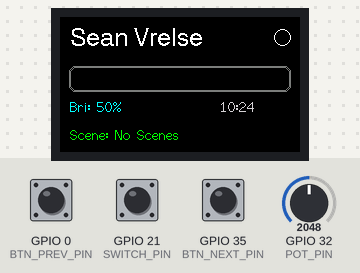
This program was run on a simulated ESP32. Shown: 240×135 colour display. The test bench sets the inputs (shaded band); at power-on: GPIO 21 (SWITCH_PIN) HIGH, GPIO 0 (BTN_PREV_PIN) HIGH, GPIO 32 (POT_PIN) = 2048, GPIO 35 (BTN_NEXT_PIN) HIGH. WiFi joins after 1.5 s; servers stay silent unless stated; uploads are accepted with an empty reply; the local clock reads 2024-03-15 10:24:30 at power-on unless the program sets it; what the program prints to the serial monitor is not drawn.

Above: at 3.1 s.
3.2 s: GPIO 21 (SWITCH_PIN) pulled LOW for 0.15 s
At 4.6 s:
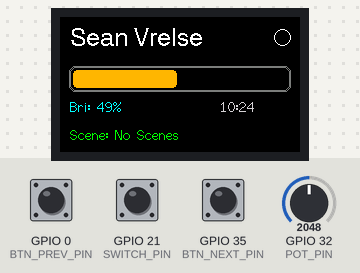
At 31.4 s:
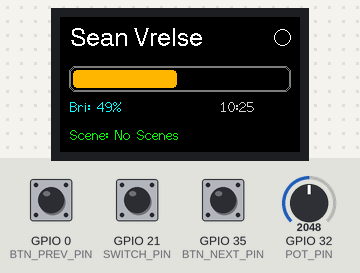
Timing chart, 0 to 31.7 s (numbered marks = the images above; inputs shaded):
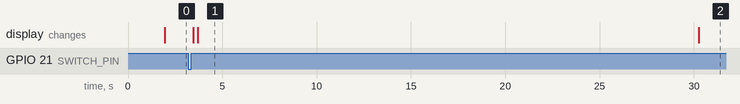

The program:

main.cpp
```cpp
#include <Arduino.h>
#include <WiFi.h>
#include <HTTPClient.h>
#include <TFT_eSPI.h>
#include <ArduinoJson.h>
#include <time.h>

// === Wi-Fi Credentials ===
const char* ssid     = "Nuh uhh";
const char* password = "Nuh uhh";

// === Philips Hue Bridge Settings ===
const char* hueBridgeIP = "xxx.xxx.x.xxx";
const char* hueUsername = "vPADFQtPb5GarFNcyjuReSGZNFJLG-y3f88PS0BQ";
const int groupId       = 5; // "Sean værelse"

// === NTP Time Configuration (Denmark / Central European Time with DST) ===
const char* ntpServer = "dk.pool.ntp.org";
const char* tzInfo    = "CET-1CEST,M3.5.0,M10.5.0/3";

// === Hardware Pins ===
#define POT_PIN      32  // Potentiometer wiper (ADC)
#define SWITCH_PIN   21  // T80-T toggle switch to GND
#define BTN_NEXT_PIN 35  // Onboard Right button: Next Scene
#define BTN_PREV_PIN 0   // Onboard Left button: Previous Scene

// === Display Instance ===
TFT_eSPI tft = TFT_eSPI();

// === Scenes Storage ===
struct SceneItem {
  String id;
  String name;
};
const int MAX_SCENES = 16;
SceneItem roomScenes[MAX_SCENES];
int totalScenes = 0;
int currentSceneIdx = 0;

// === Switch & Buttons State Tracking ===
bool isLightOn = true;
int lastStableSwitchVal = HIGH;
int lastReadSwitchVal   = HIGH;
unsigned long lastDebounceTime = 0;
const unsigned long DEBOUNCE_DELAY_MS = 25;

int lastBtnNextVal = HIGH;
unsigned long lastBtnNextPress = 0;

int lastBtnPrevVal = HIGH;
unsigned long lastBtnPrevPress = 0;

// === Potentiometer Tuning ===
float smoothedVolts = -1.0f;
const float EMA_ALPHA = 0.40f;
int lastSentBri = -1;
unsigned long lastSendTime = 0;
const unsigned long SEND_INTERVAL_MS = 250;
const int BRI_DEADBAND = 10;

// === Wake-Up Alarm State ===
bool wakeUpTriggeredToday = false;
unsigned long lastClockTick = 0;
String lastDrawnTime = "";

// UI State Cache
int lastDrawnPercent = -1;
bool lastDrawnPower = false;
String lastDrawnScene = "";

// -------------------------------------------------------------
// UI Drawing Functions
// -------------------------------------------------------------
void updateDisplay(int percent, bool forceRedraw = false) {
  if (forceRedraw) {
    tft.fillScreen(TFT_BLACK);
    tft.setTextColor(TFT_WHITE, TFT_BLACK);
    tft.drawString("Sean Værelse", 10, 10, 4);

    // Slider container outline
    tft.drawRoundRect(10, 50, 220, 24, 6, TFT_DARKGREY);
    tft.drawRoundRect(9, 49, 222, 26, 6, TFT_DARKGREY);
  }

  // 1. Power Circle (Filled when ON, Hollow when OFF)
  if (forceRedraw || (isLightOn != lastDrawnPower)) {
    lastDrawnPower = isLightOn;
    tft.fillCircle(222, 20, 10, TFT_BLACK);

    if (isLightOn) {
      tft.fillCircle(222, 20, 8, TFT_YELLOW);
    } else {
      tft.drawCircle(222, 20, 8, TFT_WHITE);
    }
  }

  // 2. Brightness Slider Bar
  if (forceRedraw || (percent != lastDrawnPercent)) {
    lastDrawnPercent = percent;

    int fillWidth = map(percent, 0, 100, 0, 214);
    if (fillWidth > 0 && isLightOn) {
      tft.fillRoundRect(13, 53, fillWidth, 18, 4, TFT_ORANGE);
    }
    if (fillWidth < 214) {
      tft.fillRoundRect(13 + fillWidth, 53, 214 - fillWidth, 18, 4, TFT_BLACK);
    }

    tft.fillRect(10, 82, 130, 20, TFT_BLACK);
    tft.setTextColor(TFT_CYAN, TFT_BLACK);
    tft.drawString("Bri: " + String(percent) + "%", 10, 82, 2);
  }

  // 3. Scene Name
  String sceneName = (totalScenes > 0) ? roomScenes[currentSceneIdx].name : "No Scenes";
  if (forceRedraw || (sceneName != lastDrawnScene)) {
    lastDrawnScene = sceneName;
    tft.fillRect(10, 105, 220, 25, TFT_BLACK);
    tft.setTextColor(TFT_GREEN, TFT_BLACK);
    tft.drawString("Scene: " + sceneName, 10, 110, 2);
  }
}

void drawClockTime(const String& timeStr) {
  if (timeStr != lastDrawnTime) {
    lastDrawnTime = timeStr;
    tft.fillRect(150, 82, 80, 20, TFT_BLACK);
    tft.setTextColor(TFT_LIGHTGREY, TFT_BLACK);
    tft.drawString(timeStr, 160, 82, 2);
  }
}

// -------------------------------------------------------------
// Philips Hue Network Calls
// -------------------------------------------------------------
void sendHueCommand(const String& payload) {
  if (WiFi.status() != WL_CONNECTED) return;

  HTTPClient http;
  String url = String("http://") + hueBridgeIP + "/api/" + hueUsername + "/groups/" + groupId + "/action";

  http.begin(url);
  http.addHeader("Content-Type", "application/json");
  http.PUT(payload);
  http.end();
}

void fetchRoomScenes() {
  if (WiFi.status() != WL_CONNECTED) return;

  HTTPClient http;
  String url = String("http://") + hueBridgeIP + "/api/" + hueUsername + "/scenes";

  http.begin(url);
  int httpCode = http.GET();

  if (httpCode == 200) {
    String payload = http.getString();
    JsonDocument doc;
    DeserializationError error = deserializeJson(doc, payload);

    if (!error) {
      totalScenes = 0;
      JsonObject root = doc.as<JsonObject>();

      for (JsonPair kv : root) {
        JsonObject sceneObj = kv.value().as<JsonObject>();
        if (sceneObj["group"].as<int>() == groupId && totalScenes < MAX_SCENES) {
          roomScenes[totalScenes].id = String(kv.key().c_str());
          roomScenes[totalScenes].name = sceneObj["name"].as<String>();
          totalScenes++;
        }
      }
    }
  }
  http.end();
}

void recallScene(const String& sceneId) {
  sendHueCommand("{\"scene\":\"" + sceneId + "\"}");
}

// -------------------------------------------------------------
// Setup & Main Loop
// -------------------------------------------------------------
void setup() {
  Serial.begin(115200);

  tft.init();
  tft.setRotation(1);
  tft.fillScreen(TFT_BLACK);
  tft.setTextColor(TFT_WHITE, TFT_BLACK);
  tft.drawString("Connecting Wi-Fi...", 10, 50, 4);

  pinMode(SWITCH_PIN, INPUT_PULLUP);
  pinMode(BTN_NEXT_PIN, INPUT);
  pinMode(BTN_PREV_PIN, INPUT_PULLUP);

  lastStableSwitchVal = digitalRead(SWITCH_PIN);
  isLightOn = (lastStableSwitchVal == LOW);

  WiFi.begin(ssid, password);
  while (WiFi.status() != WL_CONNECTED) {
    delay(500);
    Serial.print(".");
  }
  Serial.println("\nWi-Fi connected!");

  // Sync internal clock via NTP with Denmark daylight savings
  configTzTime(tzInfo, ntpServer);

  fetchRoomScenes();

  float initial = analogReadMilliVolts(POT_PIN) / 1000.0f;
  smoothedVolts = constrain(initial, 0.15f, 3.15f);
  int initialPercent = map((int)(smoothedVolts * 1000), 150, 3150, 0, 100);
  lastSentBri = map(initialPercent, 0, 100, 1, 254);

  updateDisplay(initialPercent, true);
}

void loop() {
  unsigned long now = millis();

  // -------------------------------------------------------------
  // 1. Clock Check & 06:30 Wake-Up Alarm Routine
  // -------------------------------------------------------------
  if (now - lastClockTick >= 1000) {
    lastClockTick = now;
    struct tm timeinfo;
    if (getLocalTime(&timeinfo)) {
      char timeBuffer[10];
      strftime(timeBuffer, sizeof(timeBuffer), "%H:%M", &timeinfo);
      drawClockTime(String(timeBuffer));

      // Trigger 15-minute sunrise fade at 06:30 AM
      if (timeinfo.tm_hour == 6 && timeinfo.tm_min == 30 && !wakeUpTriggeredToday) {
        wakeUpTriggeredToday = true;
        Serial.println("Wake-up routine triggered: Fading to 80% over 15 minutes");

        // 80% brightness = 203 (out of 254)
        // 15 minutes = 900 seconds = 9000 deciseconds
        // First set to minimum brightness, then begin the 15-minute fade
        sendHueCommand("{\"on\":true,\"bri\":1,\"transitiontime\":0}");
        delay(100);
        sendHueCommand("{\"on\":true,\"bri\":203,\"transitiontime\":9000}");

        isLightOn = true;
        lastSentBri = 203;
        updateDisplay(80);
      }

      // Reset trigger flag at midnight
      if (timeinfo.tm_hour == 0 && timeinfo.tm_min == 0) {
        wakeUpTriggeredToday = false;
      }
    }
  }

  // -------------------------------------------------------------
  // 2. Toggle Switch
  // -------------------------------------------------------------
  int reading = digitalRead(SWITCH_PIN);
  if (reading != lastReadSwitchVal) {
    lastDebounceTime = now;
    lastReadSwitchVal = reading;
  }

  if ((now - lastDebounceTime) > DEBOUNCE_DELAY_MS) {
    if (reading != lastStableSwitchVal) {
      lastStableSwitchVal = reading;
      isLightOn = (lastStableSwitchVal == LOW);

      if (isLightOn) {
        int briToSend = (lastSentBri > 0) ? lastSentBri : 150;
        sendHueCommand("{\"on\":true,\"bri\":" + String(briToSend) + ",\"transitiontime\":1}");
      } else {
        sendHueCommand("{\"on\":false}");
      }
      int currentPercent = map(constrain(lastSentBri, 1, 254), 1, 254, 0, 100);
      updateDisplay(currentPercent);
    }
  }

  // -------------------------------------------------------------
  // 3. Scene Buttons (GPIO 35 = Next, GPIO 0 = Prev)
  // -------------------------------------------------------------
  int btnNextVal = digitalRead(BTN_NEXT_PIN);
  if (btnNextVal == LOW && lastBtnNextVal == HIGH && (now - lastBtnNextPress > 350)) {
    lastBtnNextPress = now;
    if (totalScenes > 0 && isLightOn) {
      currentSceneIdx = (currentSceneIdx + 1) % totalScenes;
      recallScene(roomScenes[currentSceneIdx].id);
      int currentPercent = map(constrain(lastSentBri, 1, 254), 1, 254, 0, 100);
      updateDisplay(currentPercent);
    }
  }
  lastBtnNextVal = btnNextVal;

  int btnPrevVal = digitalRead(BTN_PREV_PIN);
  if (btnPrevVal == LOW && lastBtnPrevVal == HIGH && (now - lastBtnPrevPress > 350)) {
    lastBtnPrevPress = now;
    if (totalScenes > 0 && isLightOn) {
      currentSceneIdx = (currentSceneIdx - 1 + totalScenes) % totalScenes;
      recallScene(roomScenes[currentSceneIdx].id);
      int currentPercent = map(constrain(lastSentBri, 1, 254), 1, 254, 0, 100);
      updateDisplay(currentPercent);
    }
  }
  lastBtnPrevVal = btnPrevVal;

  // -------------------------------------------------------------
  // 4. Potentiometer Dimming & Snapping
  // -------------------------------------------------------------
  if (isLightOn) {
    float rawVolts = constrain(analogReadMilliVolts(POT_PIN) / 1000.0f, 0.15f, 3.15f);
    smoothedVolts = (EMA_ALPHA * rawVolts) + ((1.0f - EMA_ALPHA) * smoothedVolts);

    float rawPercent = ((smoothedVolts - 0.15f) / (3.15f - 0.15f)) * 100.0f;
    int displayPercent = 0;
    int targetBri = 0;

    if (rawPercent <= 3.0f) {
      displayPercent = 0;
      targetBri = 0;
    } else if (rawPercent >= 97.0f) {
      displayPercent = 100;
      targetBri = 254;
    } else {
      displayPercent = (int)rawPercent;
      targetBri = map(displayPercent, 1, 100, 1, 254);
    }

    if (abs(targetBri - lastSentBri) >= BRI_DEADBAND && (now - lastSendTime >= SEND_INTERVAL_MS)) {
      lastSentBri = targetBri;
      lastSendTime = now;

      if (targetBri == 0) {
        sendHueCommand("{\"on\":false}");
      } else {
        sendHueCommand("{\"on\":true,\"bri\":" + String(targetBri) + ",\"transitiontime\":0}");
      }
      updateDisplay(displayPercent);
    }
  }

  delay(15);
}
```

Measured:
- after the input at 3.2 s, the display: first changes after 0.25 s (image 1 shows a later state)
- what the display in image 1 shows lasts 26.5 s, from 3.7 s to 30.2 s
